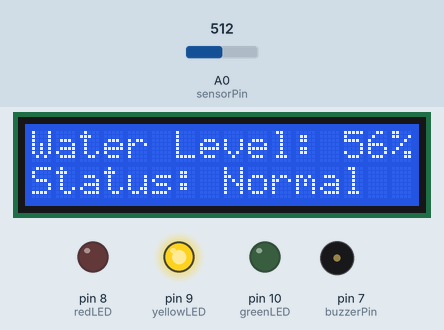
Simulated run of this sketch. Board: Arduino Uno, built with avr-gcc and run on an emulated ATmega328P. Parts: 16×2 character LCD, output pins drawn as LEDs (lit = HIGH), buzzer (waves = sounding, pin HIGH). Inputs (shaded band) come from the test bench; at power-on: A0 (sensorPin) = 512. What the sketch prints to the serial monitor is not drawn.

Above: at 3.2 s.
3.3 s: A0 (sensorPin) set to 794
At 5.3 s:
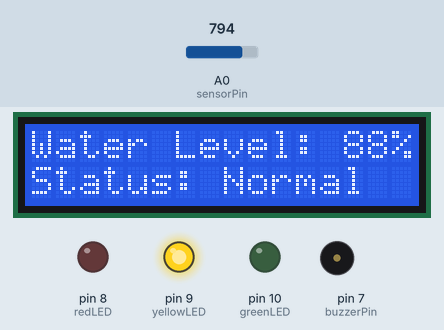
5.6 s: A0 (sensorPin) set to 823
At 7.0 s:
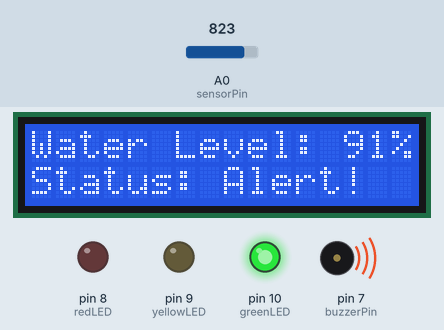
7.7 s: A0 (sensorPin) set to 122
At 9.5 s:
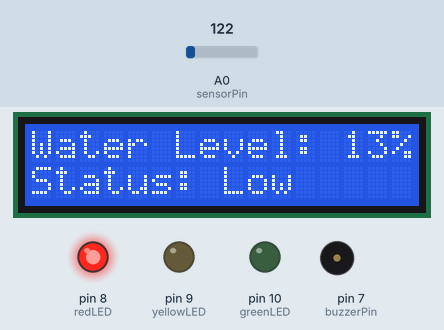
9.8 s: A0 (sensorPin) set to 262
At 11.1 s:
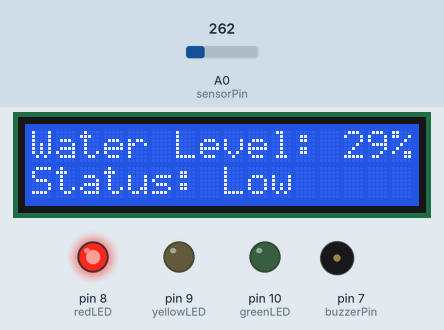
11.8 s: A0 (sensorPin) set to 283
At 13.9 s:
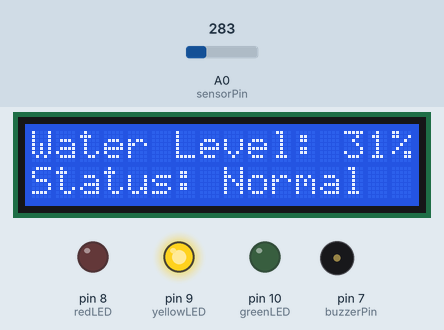
Timing chart, 0 to 14.9 s (numbered marks = the images above; inputs shaded):
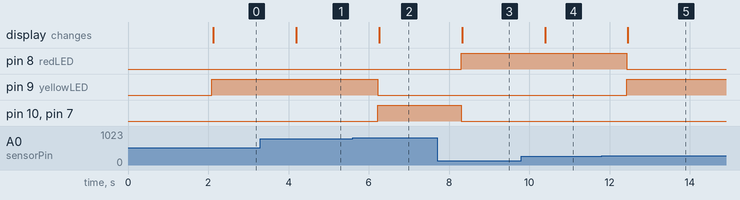

Measured:
- the behaviour switches between 809 and 810 on A0 (sensorPin) (found by bisection; images 1 and 2)
- the behaviour switches between 269 and 270 on A0 (sensorPin) (found by bisection; images 4 and 5)
- after the input at 3.3 s, the display: changes after 0.89 s (image 1)
- after the input at 5.6 s, pin 9 (yellowLED): HIGH → LOW after 0.63 s; pin 10 (greenLED), pin 7 (buzzerPin): LOW → HIGH after 0.63 s; the display: changes after 0.66 s (image 2)
- after the input at 7.7 s, pin 8 (redLED): LOW → HIGH after 0.60 s; pin 10 (greenLED), pin 7 (buzzerPin): HIGH → LOW after 0.60 s; the display: changes after 0.63 s (image 3)
- after the input at 9.8 s, the display: changes after 0.59 s (image 4)
- after the input at 11.8 s, pin 8 (redLED): HIGH → LOW after 0.62 s; pin 9 (yellowLED): LOW → HIGH after 0.62 s; the display: changes after 0.66 s (image 5)

The sketch:

smart_water_level_monitor.ino
```cpp
/*
  Smart Water Level Monitoring System
  ------------------------------------
  Author: Harsh Kumar
  Year: 2025

  Description:
  Monitors water level in a tank using a water level sensor.
  Displays the live water level as a percentage on a 16x2 LCD along
  with a status message (Normal / Low / Alert), lights up LEDs for
  Low / Medium / Full levels, and sounds a buzzer when the tank is
  full — helping prevent overflow and unnecessary water wastage.

  Components used:
  - Arduino Uno
  - Water Level Sensor Module
  - 16x2 LCD Display (with I2C module)
  - 3x LED (Red, Yellow, Green)
  - Buzzer
  - Resistors, jumper wires, breadboard
*/

#include <LiquidCrystal_I2C.h>
#include <Wire.h>

// LCD setup (I2C address 0x27, 16 columns, 2 rows)
LiquidCrystal_I2C lcd(0x27, 16, 2);

// Pin definitions
const int sensorPin = A0;   // Water level sensor analog output
const int redLED    = 8;    // Low water level
const int yellowLED = 9;    // Medium water level
const int greenLED  = 10;   // Full water level
const int buzzerPin = 7;

// Calibration: raw analog readings at empty and full tank
// (adjust these two values based on your own sensor readings)
const int emptyReading = 0;
const int fullReading  = 900;

void setup() {
  Serial.begin(9600);

  pinMode(redLED, OUTPUT);
  pinMode(yellowLED, OUTPUT);
  pinMode(greenLED, OUTPUT);
  pinMode(buzzerPin, OUTPUT);

  lcd.init();
  lcd.backlight();
  lcd.setCursor(0, 0);
  lcd.print("Smart Water");
  lcd.setCursor(0, 1);
  lcd.print("Level Monitor");
  delay(2000);
  lcd.clear();
}

void loop() {
  int rawValue = analogRead(sensorPin);
  Serial.print("Raw Value: ");
  Serial.println(rawValue);

  // Convert raw sensor reading to a 0-100% water level
  int percent = map(rawValue, emptyReading, fullReading, 0, 100);
  percent = constrain(percent, 0, 100);

  // Reset outputs
  digitalWrite(redLED, LOW);
  digitalWrite(yellowLED, LOW);
  digitalWrite(greenLED, LOW);
  digitalWrite(buzzerPin, LOW);

  String status;
  if (percent < 30) {
    digitalWrite(redLED, HIGH);
    status = "Low";
  }
  else if (percent < 90) {
    digitalWrite(yellowLED, HIGH);
    status = "Normal";
  }
  else {
    digitalWrite(greenLED, HIGH);
    digitalWrite(buzzerPin, HIGH);
    status = "Alert!";
  }

  lcd.setCursor(0, 0);
  lcd.print("Water Level: ");
  lcd.print(percent);
  lcd.print("% ");

  lcd.setCursor(0, 1);
  lcd.print("Status: ");
  lcd.print(status);
  lcd.print("    ");

  delay(1000);
}
```
